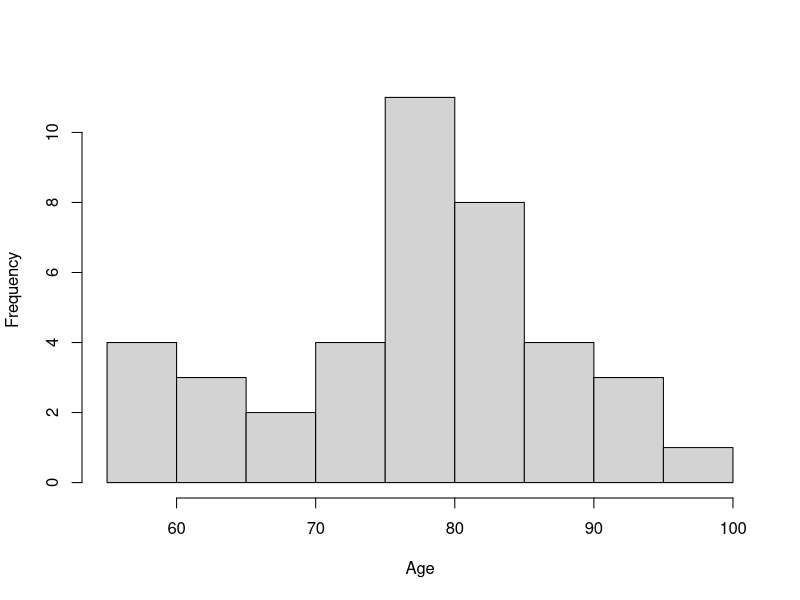
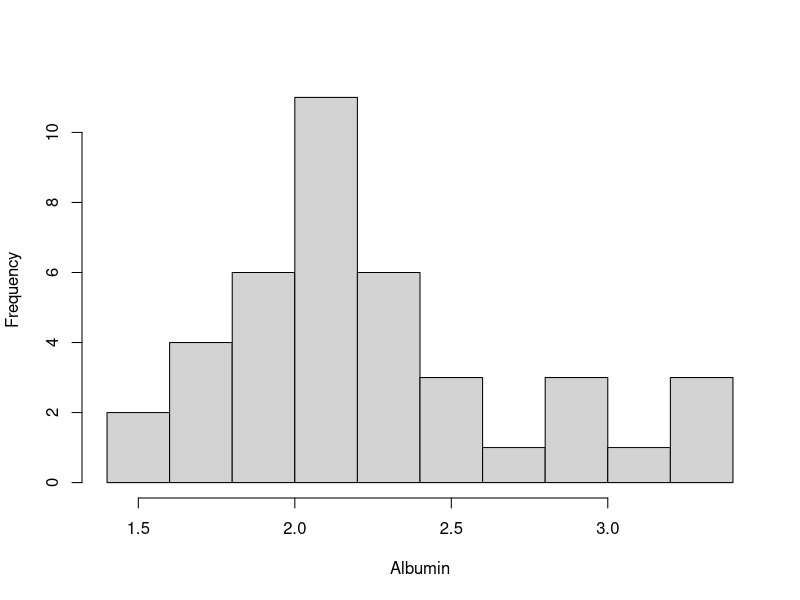
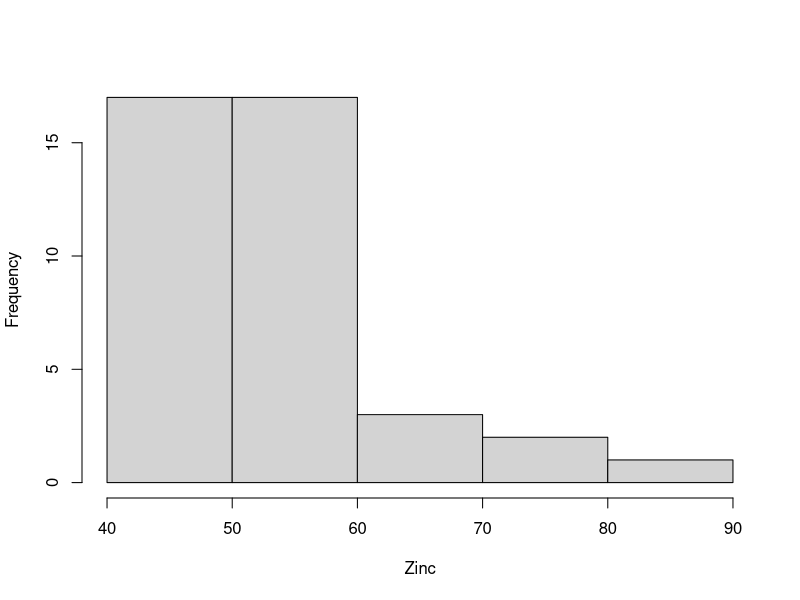
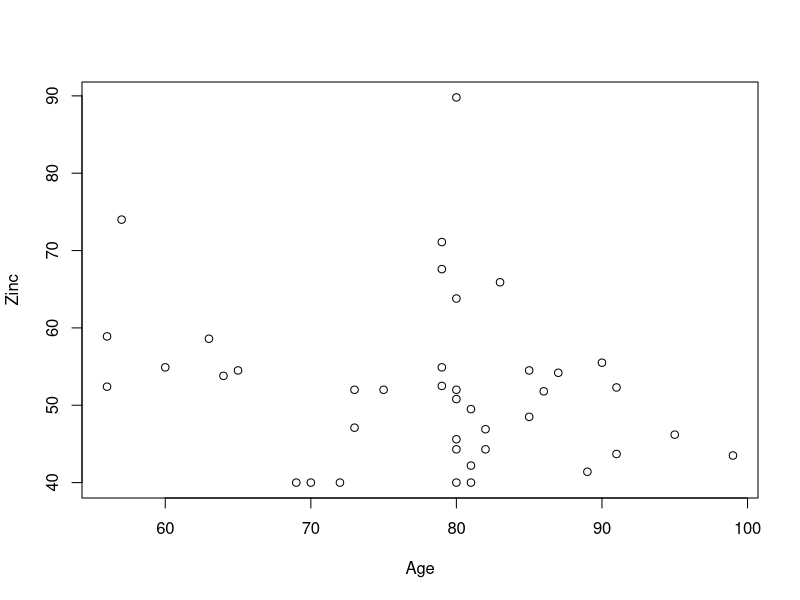
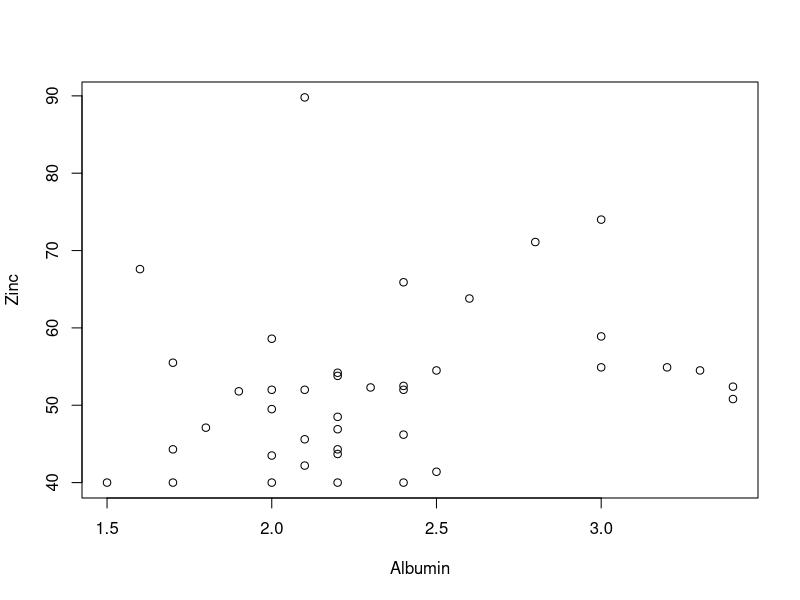
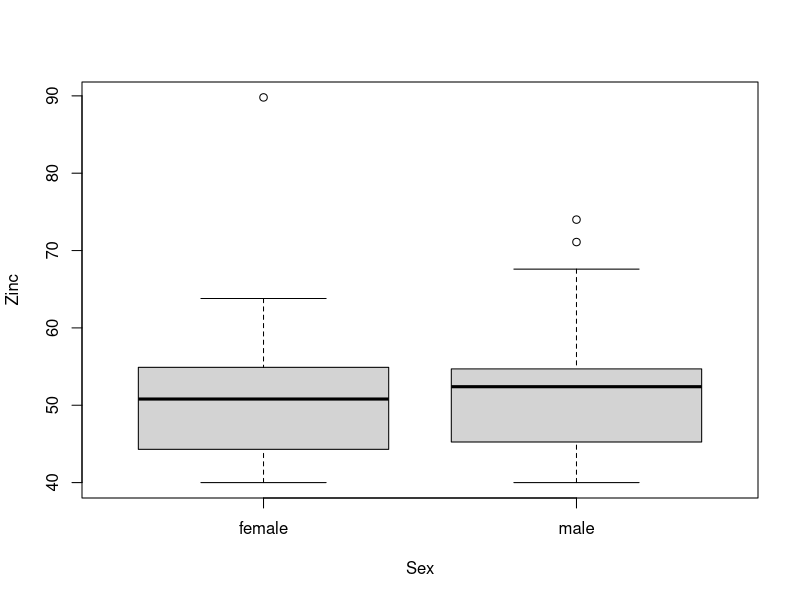
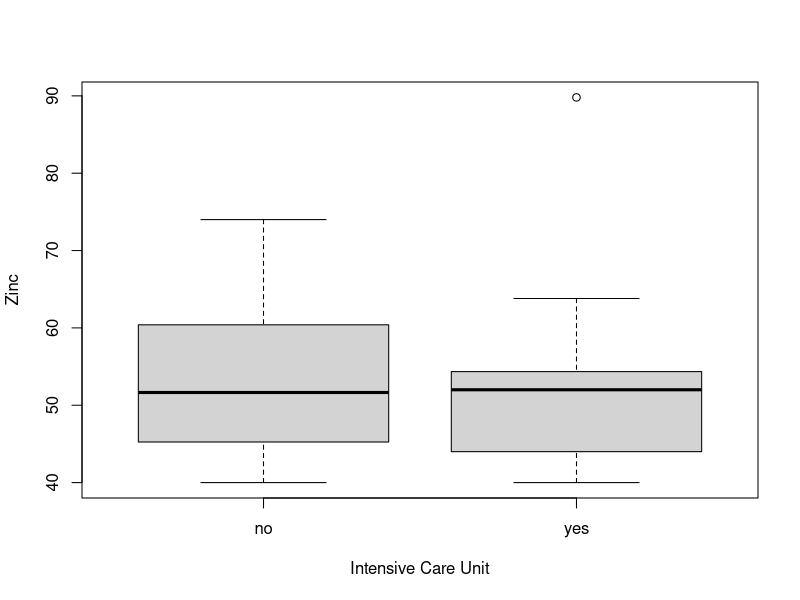
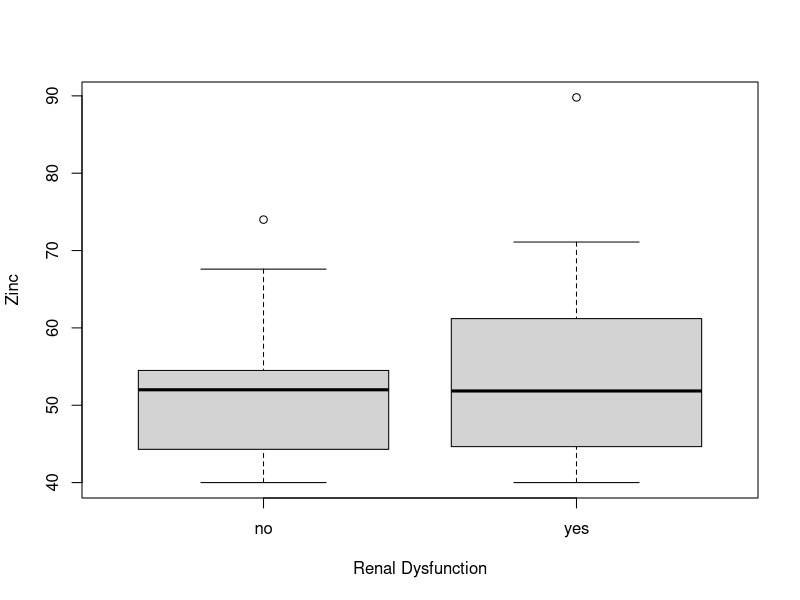

R code for these plots, in order:
## dell analytics
setwd("C:/Users/nunes/AI/ml/Health-analytics/zinc_in_elderly")

# input data
zinc <- read.csv("zinc.csv", sep =";")

# explore variables
summary(zinc[,2:9])

# plots
# par(mfrow=c(1,2))
hist(zinc$age, main = "", xlab = "Age")
hist(zinc$alb, main = "", xlab = "Albumin")
hist(zinc$znc, main = "", xlab = "Zinc")

plot(zinc$age,zinc$znc, main = "", ylab = "Zinc", xlab = "Age")
plot(zinc$alb, zinc$znc,main = "", ylab = "Zinc", xlab = "Albumin")

boxplot(zinc$znc ~ zinc$sex, ylab = "Zinc", xlab = "Sex")
boxplot(zinc$znc ~ zinc$icu, ylab = "Zinc", xlab = "Intensive Care Unit")
boxplot(zinc$znc ~ zinc$ren, ylab = "Zinc", xlab = "Renal Dysfunction")
boxplot(zinc$znc ~ zinc$lbd, ylab = "Zinc", xlab = " Low Red Blood Cell Count")
boxplot(zinc$znc ~ zinc$hlk, ylab = "Zinc", xlab = "High Leukocyte Count")

# bivariate analysis
tapply(zinc$znc, zinc$sex, summary)
tapply(zinc$znc, zinc$icu, summary)
tapply(zinc$znc, zinc$ren, summary)
tapply(zinc$znc, zinc$lbd, summary)
tapply(zinc$znc, zinc$hlk, summary)

# inference analysis
wilcox.test(zinc$znc ~ zinc$sex)
wilcox.test(zinc$znc ~ zinc$icu)
wilcox.test(zinc$znc ~ zinc$ren)
wilcox.test(zinc$znc ~ zinc$lbd)
wilcox.test(zinc$znc ~ zinc$hlk)

# preparing dummy variables
zinc$sex <- as.numeric(as.character(zinc$sex) == "female")
zinc$icu <- as.numeric(as.character(zinc$icu) == "yes")
zinc$ren <- as.numeric(as.character(zinc$ren) == "yes")
zinc$lbd <- as.numeric(as.character(zinc$lbd) == "yes")
zinc$hlk <- as.numeric(as.character(zinc$hlk) == "yes")

# correlation matrix
cor(zinc[,2:9])

# simple linear models
mod1 <- lm(znc ~ age, data = zinc); summary(mod1)
mod2 <- lm(znc ~ alb, data = zinc); summary(mod2)
mod3 <- lm(znc ~ sex, data = zinc); summary(mod3)
mod4 <- lm(znc ~ icu, data = zinc); summary(mod4)
mod5 <- lm(znc ~ ren, data = zinc); summary(mod5)
mod6 <- lm(znc ~ lbd, data = zinc); summary(mod6)
mod7 <- lm(znc ~ hlk, data = zinc); summary(mod7)

# multiple linear models
mod8 <- lm(znc ~ age + alb + sex + icu + ren + lbd + hlk, data = zinc); summary(mod8)



